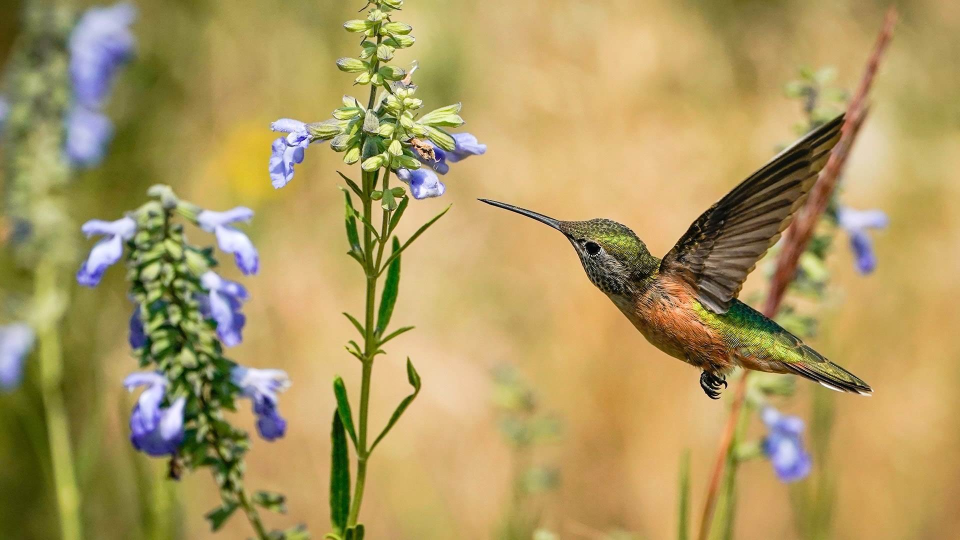
#> input picture lb2/th.jpg, 1920 x 1080 px (shown at 1/2 size)
$ jupyter execute --allow-errors lb2.ipynb
#> lines starting #> are read from the running program, lines starting #| are printed output that depends on the picture
[cell 1]
import pandas as pd
import numpy as np
import matplotlib.pyplot as plt
import seaborn as sns

from sklearn.preprocessing import StandardScaler
from sklearn.decomposition import PCA
from sklearn.manifold import TSNE

#> (the rest of this cell did not finish here and is left out)

# Застосуйте методи зниження розмірності PCA і TSNE для візуалізації даних, знижуючи розмірність до двох

#> (a cell that did not finish here is left out)

[cell 3]
pca = PCA(n_components=2)
#> (the rest of this cell did not finish here and is left out)

## tSNE

[cell 4]
tsne = TSNE(n_components=2)
#> (the rest of this cell did not finish here and is left out)

## За допомогою алгоритму k-means зробіть квантування зображення з глибиною 64,32,16 та 8 рівнів

[cell 5]
from PIL import Image

import matplotlib.pyplot as plt
import numpy as np

from sklearn.cluster import KMeans
from sklearn.utils import shuffle

n_colors = [64, 32, 16, 8]
image = np.array(Image.open('th.jpg'), dtype=np.float64) / 255

w, h, d = tuple(image.shape)
#> w = 1080; h = 1920; d = 3
image_array = np.reshape(image, (w * h, d))

for i in range(len(n_colors)):
    image_array_sample = shuffle(image_array, random_state=0, n_samples=1_000)
    kmeans = KMeans(n_clusters=n_colors[i], random_state=0).fit(image_array_sample)
    label = kmeans.predict(image_array)
    plt.figure()
    plt.axis("off")
    plt.title(f"Quantized image ({n_colors[i]} colors)")
    plt.imshow(kmeans.cluster_centers_[label].reshape(w, h, -1))
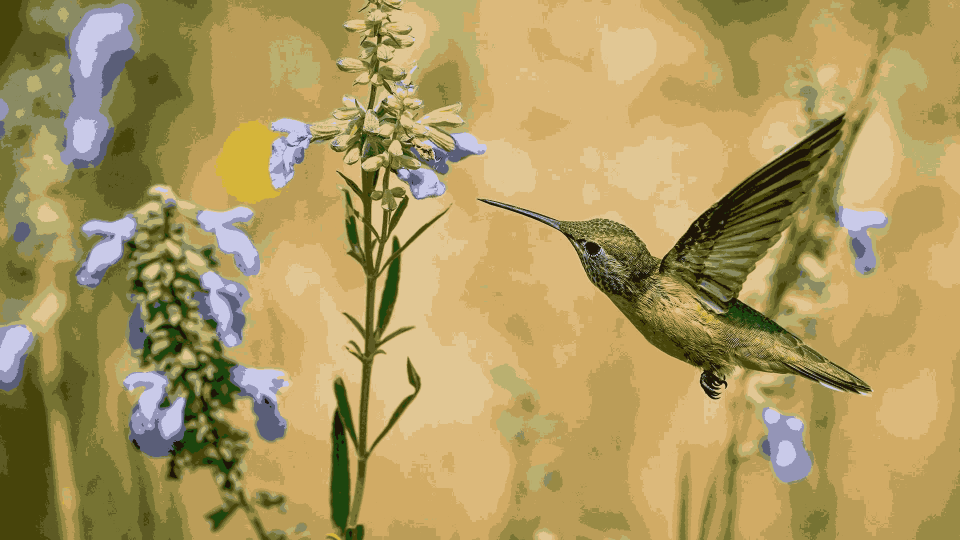
#> shown: shape (1080, 1920, 3) float64 (shown at 1/2 size); mean R, G, B 0.681, 0.601, 0.378
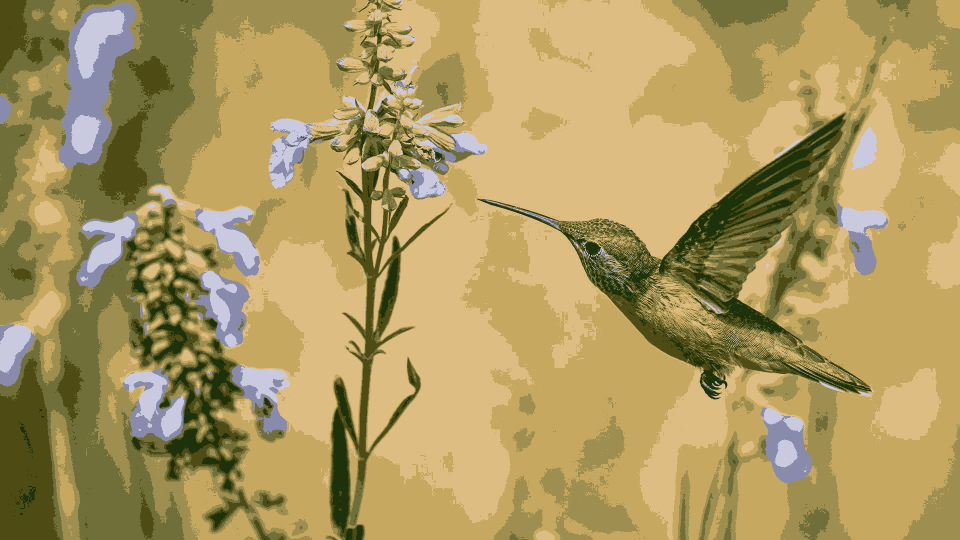
#> shown: shape (1080, 1920, 3) float64 (shown at 1/2 size); mean R, G, B 0.68, 0.601, 0.377
